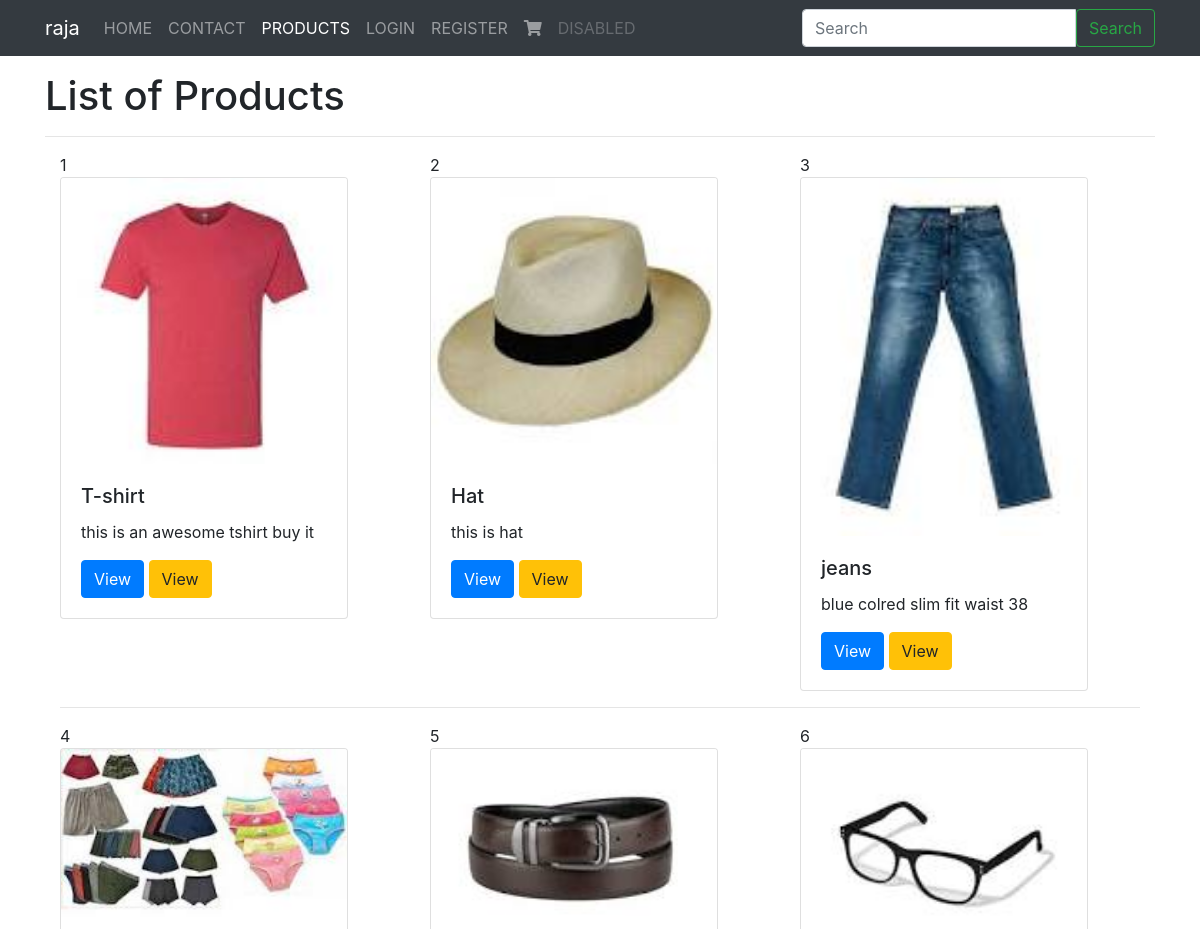
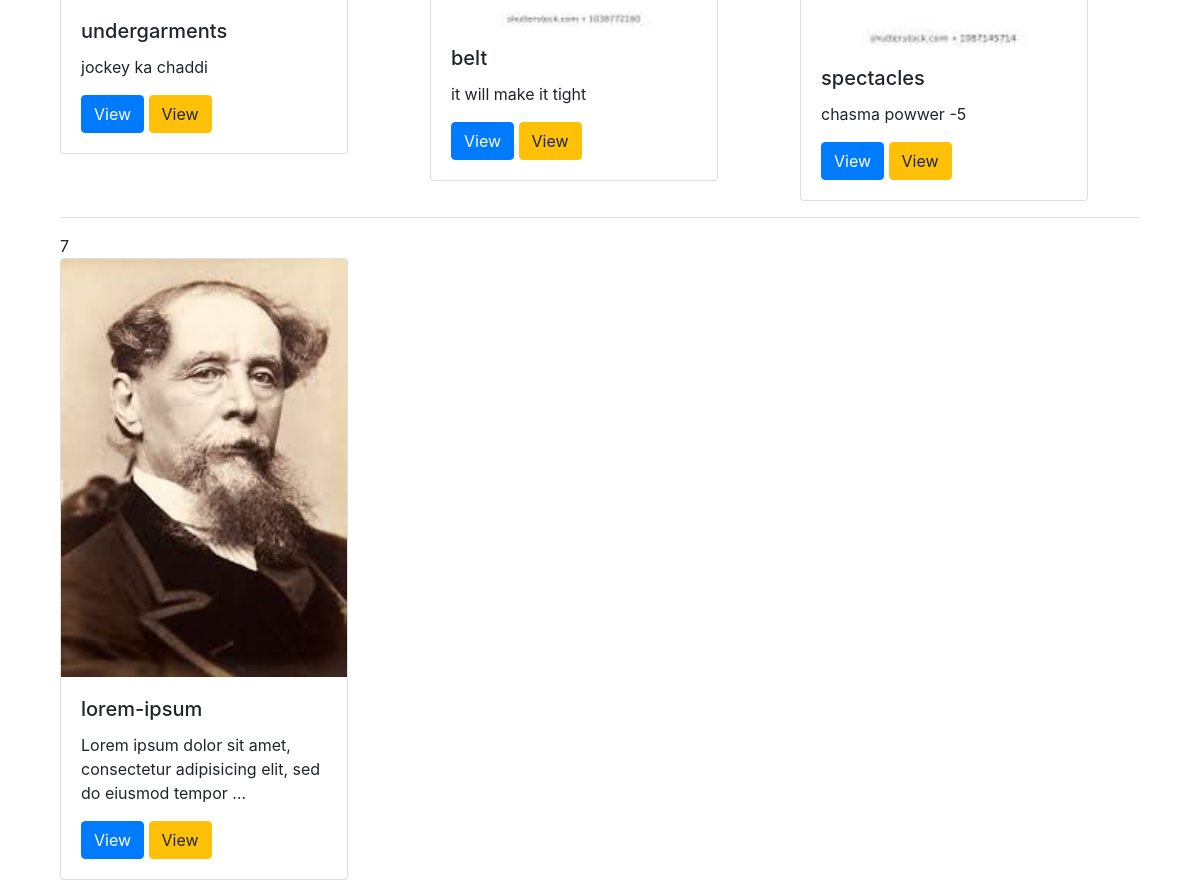
Page /products/products/ on the committed database (2 pictures, top to bottom).
### products/models.py (models this page shows, shortened)
class Product(models.Model):
    title = models.CharField(max_length=120)
    slug  = models.SlugField(blank=True,default='abc',unique=True)
    description = models.TextField()
    price= models.DecimalField(max_digits=10, decimal_places=2)
    photo = models.ImageField(upload_to="photos/%Y/%m/%d/",blank=True)
    featured = models.BooleanField(default=False)
    timestamp = models.DateTimeField(auto_now_add=True)
    objects = CustomManager()
    def get_absolute_url(self):
        return reverse("product" , kwargs={"slug":self.slug})

### products/views.py (the view)
# urls.py: url(r'^products/', views.listview, name ='products'),
def listview(request):
    product_list = Product.objects.all()
    print("bat")
    mydict={'product_list':product_list,"bat":"britannia"}
    return render(request,'products/products.html',context=mydict)

### templates/products/products.html
{%extends 'base.html'%}
{%block content%}
<h1>List of Products</h1>
<hr>
<div class="container">
  <div class="row">
{%for product in product_list%}
    <div class="col">
      {{forloop.counter}}
      {% include 'products/snippets/card.html' with instance=product%}
      {%if forloop.counter|divisibleby:3%}
    </div></div><div class="row"><div class="col-12">
      <hr>
    </div>
    {%else%}
    </div>
    {%endif%}
    {%endfor%}
  </div>
</div>
{%endblock%}

### templates/base.html (shortened to what this page needs)
<!doctype html>
<html lang="en">
  <head>
    <link rel="stylesheet" href="https://stackpath.bootstrapcdn.com/bootstrap/4.3.1/css/bootstrap.min.css">
     <link rel="stylesheet" href="https://use.fontawesome.com/releases/v5.8.1/css/all.css">
  </head>
  <body>
    {% include 'partials/_navbar.html' with brand_name='raja'%}
    <div class="container">
      {% block content%}
      {%endblock%}
    </div>
  </body>
</html>

### templates/partials/_navbar.html (shortened to what this page needs)
{% url 'home' as home_url%}
{% url 'accounts:login' as login_url%}
{% url 'products' as products_url%}
{% url 'contact' as contact_url%}
{% url 'accounts:register' as register_url%}
{% url 'accounts:logout' as logout_url%}
{% url 'carts:home' as cart_url%}
<nav class="navbar navbar-expand-lg navbar-dark bg-dark mb-3">
  <div class="container">
  <a class="navbar-brand" href="{{home_url}}">{%if brand_name%}{{brand_name}}{%else%}JAINHARDWARE{%endif%}</a>
  <div class="collapse navbar-collapse" id="navbarSupportedContent">
    <ul class="navbar-nav mr-auto text-uppercase">
      <li class="nav-item {%if request.path == home_url%}active{%endif%}">
        <a class="nav-link" href="{{home_url}}">Home <span class="sr-only">(current)</span></a>
      </li>
      <li class="nav-item {%if request.path == contact_url%}active{%endif%}">
        <a class="nav-link" href="{{contact_url}}">Contact</a>
      </li>
      <li class="nav-item {%if request.path == products_url%}active{%endif%}">
        <a class="nav-link" href="{{products_url}}">Products</a>
      </li>
      {%if request.user.is_authenticated%}
      <li class="nav-item {%if request.path == logout_url%}active{%endif%}">
        <a class="nav-link" href="{{logout_url}}">Logout</a>
      </li>{%else%}
      <li class="nav-item {%if request.path == login_url%}active{%endif%}">
        <a class="nav-link" href="{{login_url}}">Login</a>
      </li>
      <li class="nav-item {%if request.path == register_url%}active{%endif%}">
        <a class="nav-link" href="{{register_url}}">Register</a>
      </li>{%endif%}
      <li class="nav-item {%if request.path == cart_url%}active{%endif%}">
        <a class="nav-link" href="{{cart_url}}">{{request.session.cart_items}}<i class="fa fa-shopping-cart"></i></a>
      </li>
      <li class="nav-item">
        <a class="nav-link disabled" href="#" tabindex="-1" aria-disabled="true">Disabled</a>
      </li>
    </ul>
    <form  method="GET" action="{%url 'searchproducts'%}" class="form my-2 my-lg-0">
      <div class="input-group">
        <input class="form-control " type="search" name="q" placeholder="Search" aria-label="Search">
        <span class="input-group-btn">
        <button class="btn btn-outline-success " type="submit">Search</button>
        </span>
      </div>
      </form>
  </div>
  </div>
</nav>

### templates/products/snippets/card.html
<div class="card" style="width: 18rem;">
  {% if instance.photo%}
  <img src="{{instance.photo.url}}" class="card-img-top" alt="...">
  {%endif%}
  <div class="card-body">
    <h5 class="card-title">{{instance.title}}</h5>
    <p class="card-text">{{instance.description|truncatewords:12}}</p>
    <a href="{{instance.get_absolute_url}}" class="btn btn-primary">View</a>
    <a href="{%url 'product' slug=instance.slug%}" class="btn btn-warning">View</a>
  </div>
</div>

### rows in the picture
Product: photo (picture), title "T-shirt", description "this is an awesome tshirt buy it"
Product: photo (picture), title "Hat", description "this is hat"
Product: photo (picture), title "jeans", description "blue colred slim fit waist 38"
Product: photo (picture), title "undergarments", description "jockey ka chaddi"
Product: photo (picture), title "belt", description "it will make it tight"
Product: photo (picture), title "spectacles", description "chasma powwer -5"
Product: photo (picture), title "lorem-ipsum", description "Lorem ipsum dolor sit amet, consectetur adipisicing elit, sed do eiusmod tempor …"

### other values in the picture
{{ brand_name }} "raja"
